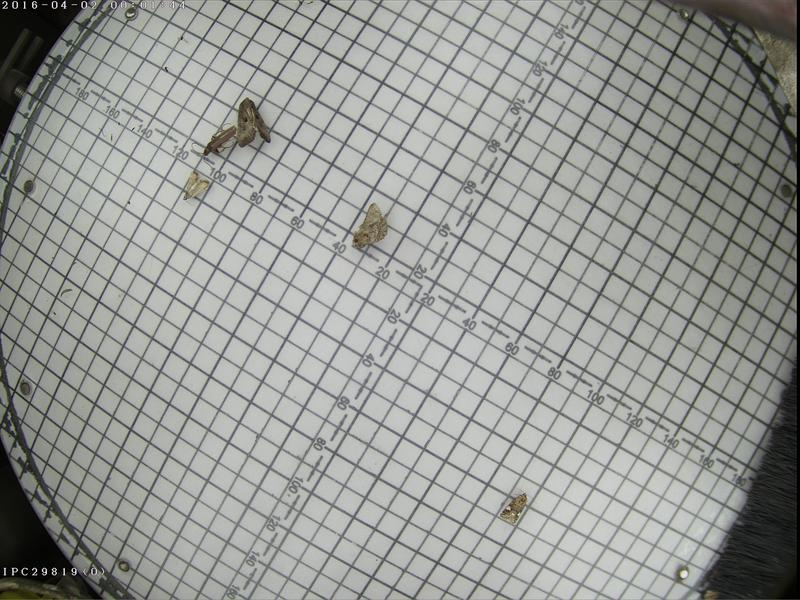
#> input picture 光照/Athetis lepigone0000008.jpg, 800 x 600 px
$ python t3.py
#> lines starting #> are read from the running program, lines starting #| are printed output that depends on the picture; after the words box and inside, x2 and y2 are one past the last pixel; in counts of white or black regions, pixels touching at a corner belong together
import cv2
import numpy as np

# 读取图片
img = cv2.imread('Athetis lepigone0000008.jpg')
#> img is the input picture: shape (600, 800, 3); mean B, G, R 148.6, 152.3, 150.3

# 将图像转换为灰度图像
gray = cv2.cvtColor(img, cv2.COLOR_BGR2GRAY)

# 计算灰度图像的直方图均衡化
equalized_gray = cv2.equalizeHist(gray)
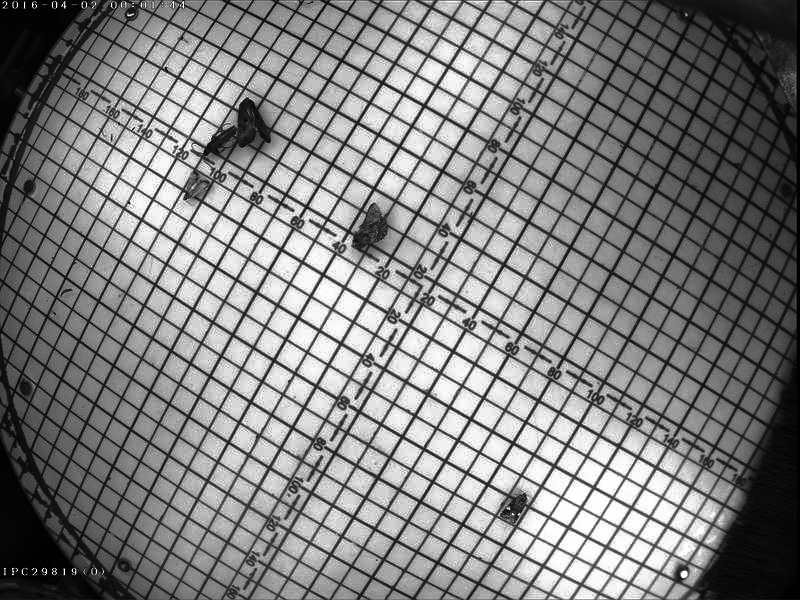
#> equalized_gray: shape (600, 800); min 0, max 255, mean 128.6

# 计算二值化图像
ret, thresh = cv2.threshold(equalized_gray, 127, 255, cv2.THRESH_BINARY)
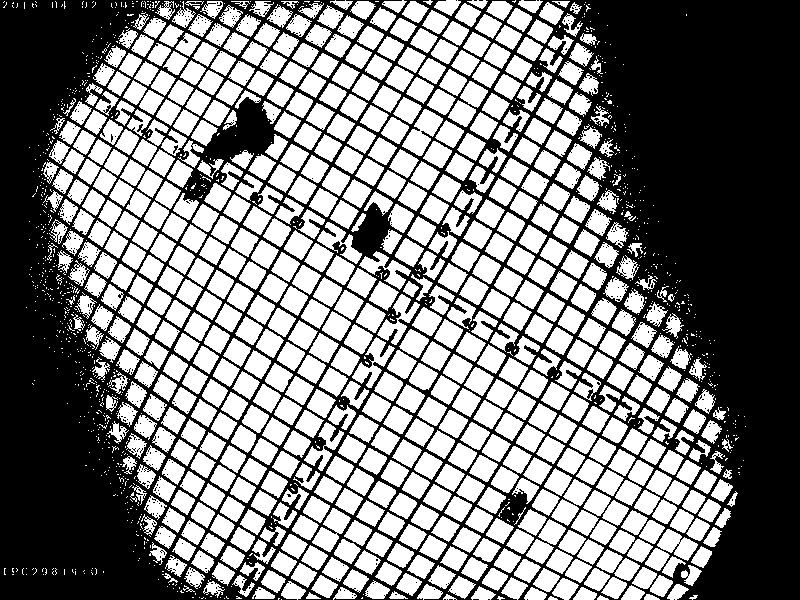
#> thresh: shape (600, 800); 50.2% white; 503 black regions (501 under 20 px), largest, box (x1, y1, x2, y2) and area: (0, 0, 800, 600) 238277, (173, 145, 178, 154) 20

# 计算边缘
edges = cv2.Canny(thresh, 100, 200)
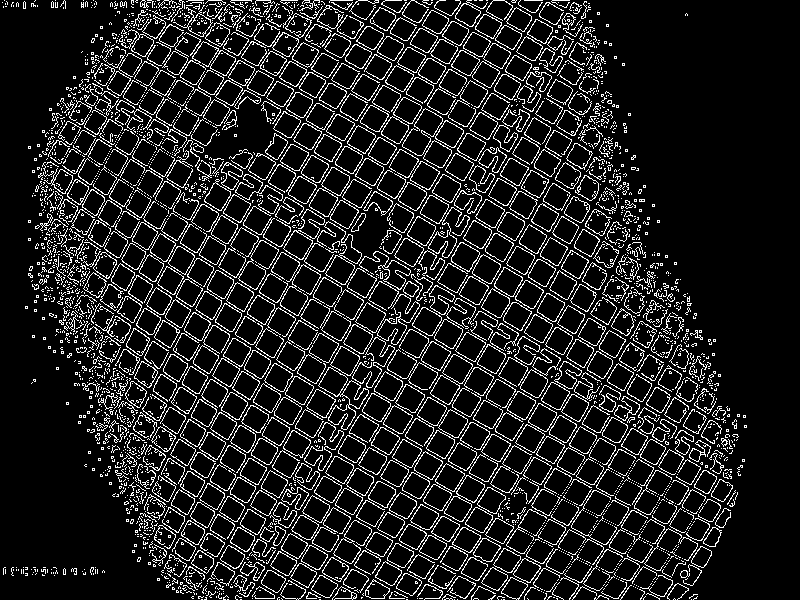
#> edges: shape (600, 800); 12.3% white in thin lines or dots

# 计算霍夫直线变换
lines = cv2.HoughLines(edges, 1, np.pi/180, 150)
#> lines = 493 rows, first 8: [493, 0.524], [465, 0.524], [3, 2.09], [67, 2.11], [43, 2.11], [0, 1.57], [76, 2.09], [541, 0.524]

# 将检测到的线画出来
for rho, theta in lines[:, 0]:
    a = np.cos(theta)
    b = np.sin(theta)
    x0 = a * rho
    y0 = b * rho
    x1 = int(x0 + 1000 * (-b))
    y1 = int(y0 + 1000 * (a))
    x2 = int(x0 - 1000 * (-b))
    y2 = int(y0 - 1000 * (a))
    cv2.line(img, (x1, y1), (x2, y2), (0, 0, 255), 2)
#> this loop made 493 passes
#> (rho, theta, a, b, x0, y0, x1, y1) on passes 1 to 3: (493, 0.524, 0.866, 0.5, 427, 246.5, -73, 1112), (465, 0.524, 0.866, 0.5, 402.7, 232.5, -97, 1098), (3, 2.09, -0.5, 0.866, -1.5, 2.6, -867, -497)
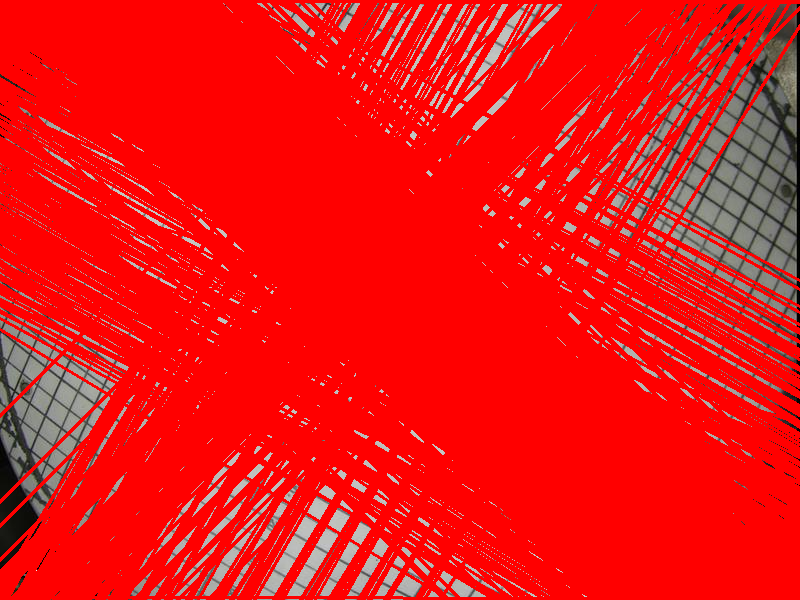
#> img: shape (600, 800, 3); mean B, G, R 20.1, 20.9, 235.5

# 显示原始图像和处理后的图像
cv2.imshow('Original Image', img)
cv2.imshow('Reduced Reflection Image', equalized_gray)

# 等待按下任意键
cv2.waitKey(0)

# 释放窗口和资源
cv2.destroyAllWindows()

$ run again, with 光照/extend_0000037.jpg copied over 光照/Athetis lepigone0000008.jpg
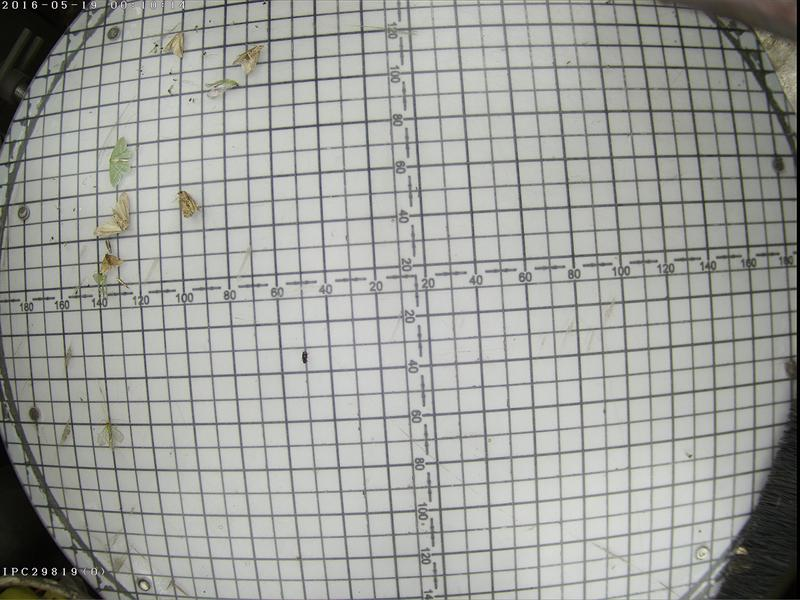
#> input picture 光照/extend_0000037.jpg, 800 x 600 px
#> img is the input picture: shape (600, 800, 3); mean B, G, R 155.9, 160.1, 158.4
#> `ret, thresh = cv2.threshold(equalized_gray, 127, 255, cv2.THRESH_BINARY)`:
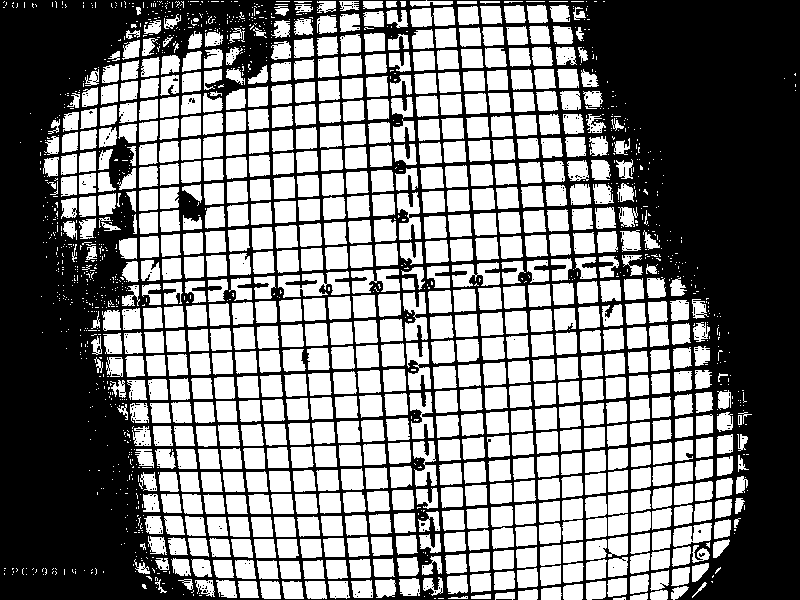
#> thresh: shape (600, 800); 50.3% white; 330 black regions (328 under 20 px), largest, box (x1, y1, x2, y2) and area: (0, 0, 800, 600) 237958, (189, 98, 195, 103) 20
#> edges: shape (600, 800); 11.4% white in thin lines or dots
#> lines = 331 rows, first 8: [0, 1.57], [335, 1.52], [-459, 3.09], [342, 1.5], [-428, 3.07], [311, 1.52], [-352, 3.07], [241, 1.5]
#> the loop `for rho, theta in lines[:, 0]:` made 331 passes
#> (rho, theta, a, b, x0, y0, x1, y1) on passes 1 to 3: (0, 1.57, -4.37e-08, 1, 0, 0, -1000, 0), (335, 1.52, 0.0523, 0.999, 17.53, 334.5, -981, 386), (-459, 3.09, -0.999, 0.0523, 458.4, -24.02, 406, -1022)
#> after the loop `for rho, theta in lines[:, 0]:`:
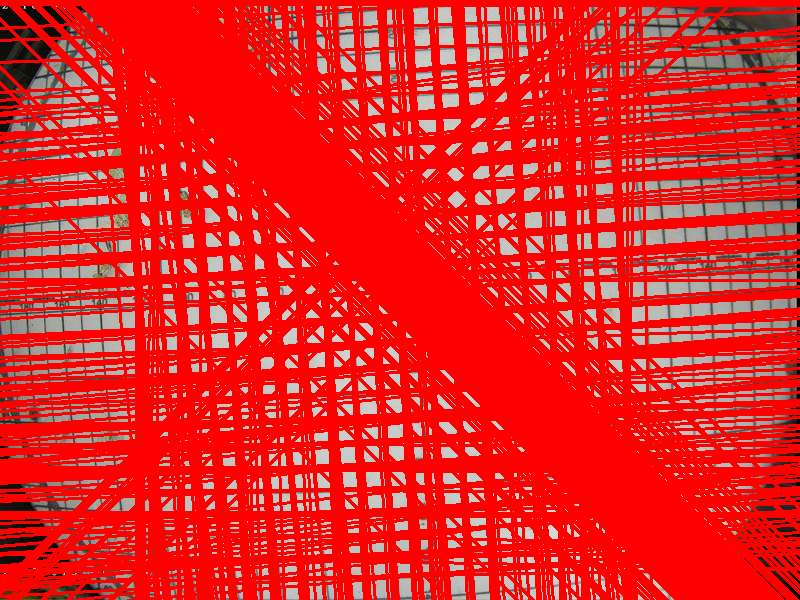
#> img: shape (600, 800, 3); mean B, G, R 34.9, 36.1, 231.1
